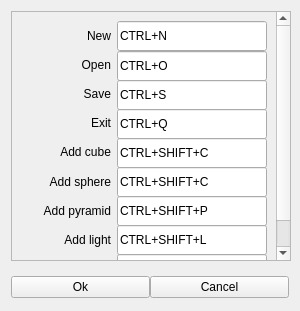
<?xml version="1.0" encoding="UTF-8"?>
<ui version="4.0">
 <class>shorcuts</class>
 <widget class="QWidget" name="shorcuts">
  <property name="geometry">
   <rect>
    <x>0</x>
    <y>0</y>
    <width>300</width>
    <height>311</height>
   </rect>
  </property>
  <property name="minimumSize">
   <size>
    <width>300</width>
    <height>311</height>
   </size>
  </property>
  <property name="maximumSize">
   <size>
    <width>300</width>
    <height>311</height>
   </size>
  </property>
  <property name="windowTitle">
   <string>Form</string>
  </property>
  <layout class="QVBoxLayout" name="verticalLayout_2">
   <item>
    <widget class="QScrollArea" name="scrollArea">
     <property name="minimumSize">
      <size>
       <width>280</width>
       <height>250</height>
      </size>
     </property>
     <property name="maximumSize">
      <size>
       <width>280</width>
       <height>250</height>
      </size>
     </property>
     <property name="frameShadow">
      <enum>QFrame::Sunken</enum>
     </property>
     <property name="horizontalScrollBarPolicy">
      <enum>Qt::ScrollBarAlwaysOff</enum>
     </property>
     <property name="widgetResizable">
      <bool>true</bool>
     </property>
     <widget class="QWidget" name="scrollAreaWidgetContents">
      <property name="geometry">
       <rect>
        <x>0</x>
        <y>0</y>
        <width>262</width>
        <height>280</height>
       </rect>
      </property>
      <property name="minimumSize">
       <size>
        <width>253</width>
        <height>280</height>
       </size>
      </property>
      <property name="maximumSize">
       <size>
        <width>265</width>
        <height>280</height>
       </size>
      </property>
      <layout class="QHBoxLayout" name="horizontalLayout">
       <item>
        <layout class="QVBoxLayout" name="verticalLayout">
         <property name="spacing">
          <number>0</number>
         </property>
         <property name="sizeConstraint">
          <enum>QLayout::SetDefaultConstraint</enum>
         </property>
         <item>
          <widget class="QLabel" name="label">
           <property name="minimumSize">
            <size>
             <width>0</width>
             <height>0</height>
            </size>
           </property>
           <property name="maximumSize">
            <size>
             <width>16777215</width>
             <height>30</height>
            </size>
           </property>
           <property name="text">
            <string>New</string>
           </property>
           <property name="alignment">
            <set>Qt::AlignRight|Qt::AlignTrailing|Qt::AlignVCenter</set>
           </property>
          </widget>
         </item>
         <item>
          <widget class="QLabel" name="label_2">
           <property name="maximumSize">
            <size>
             <width>16777215</width>
             <height>30</height>
            </size>
           </property>
           <property name="text">
            <string>Open</string>
           </property>
           <property name="alignment">
            <set>Qt::AlignRight|Qt::AlignTrailing|Qt::AlignVCenter</set>
           </property>
          </widget>
         </item>
         <item>
          <widget class="QLabel" name="label_3">
           <property name="maximumSize">
            <size>
             <width>16777215</width>
             <height>30</height>
            </size>
           </property>
           <property name="text">
            <string>Save</string>
           </property>
           <property name="alignment">
            <set>Qt::AlignRight|Qt::AlignTrailing|Qt::AlignVCenter</set>
           </property>
          </widget>
         </item>
         <item>
          <widget class="QLabel" name="label_4">
           <property name="maximumSize">
            <size>
             <width>16777215</width>
             <height>30</height>
            </size>
           </property>
           <property name="text">
            <string>Exit</string>
           </property>
           <property name="alignment">
            <set>Qt::AlignRight|Qt::AlignTrailing|Qt::AlignVCenter</set>
           </property>
          </widget>
         </item>
         <item>
          <widget class="QLabel" name="label_5">
           <property name="maximumSize">
            <size>
             <width>16777215</width>
             <height>30</height>
            </size>
           </property>
           <property name="text">
            <string>Add cube</string>
           </property>
           <property name="alignment">
            <set>Qt::AlignRight|Qt::AlignTrailing|Qt::AlignVCenter</set>
           </property>
          </widget>
         </item>
         <item>
          <widget class="QLabel" name="label_6">
           <property name="maximumSize">
            <size>
             <width>16777215</width>
             <height>30</height>
            </size>
           </property>
           <property name="text">
            <string>Add sphere</string>
           </property>
           <property name="alignment">
            <set>Qt::AlignRight|Qt::AlignTrailing|Qt::AlignVCenter</set>
           </property>
          </widget>
         </item>
         <item>
          <widget class="QLabel" name="label_7">
           <property name="maximumSize">
            <size>
             <width>16777215</width>
             <height>30</height>
            </size>
           </property>
           <property name="text">
            <string>Add pyramid</string>
           </property>
           <property name="alignment">
            <set>Qt::AlignRight|Qt::AlignTrailing|Qt::AlignVCenter</set>
           </property>
          </widget>
         </item>
         <item>
          <widget class="QLabel" name="label_8">
           <property name="maximumSize">
            <size>
             <width>16777215</width>
             <height>30</height>
            </size>
           </property>
           <property name="text">
            <string>Add light</string>
           </property>
           <property name="alignment">
            <set>Qt::AlignRight|Qt::AlignTrailing|Qt::AlignVCenter</set>
           </property>
          </widget>
         </item>
         <item>
          <widget class="QLabel" name="label_9">
           <property name="maximumSize">
            <size>
             <width>16777215</width>
             <height>30</height>
            </size>
           </property>
           <property name="text">
            <string>Add new</string>
           </property>
           <property name="alignment">
            <set>Qt::AlignRight|Qt::AlignTrailing|Qt::AlignVCenter</set>
           </property>
          </widget>
         </item>
        </layout>
       </item>
       <item>
        <layout class="QVBoxLayout" name="verticalLayout_4">
         <property name="spacing">
          <number>0</number>
         </property>
         <item>
          <widget class="QLineEdit" name="newLine">
           <property name="minimumSize">
            <size>
             <width>150</width>
             <height>30</height>
            </size>
           </property>
           <property name="maximumSize">
            <size>
             <width>150</width>
             <height>30</height>
            </size>
           </property>
           <property name="text">
            <string>CTRL+N</string>
           </property>
          </widget>
         </item>
         <item>
          <widget class="QLineEdit" name="openLine">
           <property name="minimumSize">
            <size>
             <width>150</width>
             <height>30</height>
            </size>
           </property>
           <property name="maximumSize">
            <size>
             <width>150</width>
             <height>30</height>
            </size>
           </property>
           <property name="text">
            <string>CTRL+O</string>
           </property>
          </widget>
         </item>
         <item>
          <widget class="QLineEdit" name="saveLine">
           <property name="minimumSize">
            <size>
             <width>150</width>
             <height>30</height>
            </size>
           </property>
           <property name="maximumSize">
            <size>
             <width>150</width>
             <height>30</height>
            </size>
           </property>
           <property name="text">
            <string>CTRL+S</string>
           </property>
          </widget>
         </item>
         <item>
          <widget class="QLineEdit" name="exitLine">
           <property name="minimumSize">
            <size>
             <width>150</width>
             <height>30</height>
            </size>
           </property>
           <property name="maximumSize">
            <size>
             <width>150</width>
             <height>30</height>
            </size>
           </property>
           <property name="text">
            <string>CTRL+Q</string>
           </property>
          </widget>
         </item>
         <item>
          <widget class="QLineEdit" name="cubeLine">
           <property name="minimumSize">
            <size>
             <width>150</width>
             <height>30</height>
            </size>
           </property>
           <property name="maximumSize">
            <size>
             <width>150</width>
             <height>30</height>
            </size>
           </property>
           <property name="text">
            <string>CTRL+SHIFT+C</string>
           </property>
          </widget>
         </item>
         <item>
          <widget class="QLineEdit" name="sphereLine">
           <property name="minimumSize">
            <size>
             <width>150</width>
             <height>30</height>
            </size>
           </property>
           <property name="maximumSize">
            <size>
             <width>150</width>
             <height>30</height>
            </size>
           </property>
           <property name="text">
            <string>CTRL+SHIFT+C</string>
           </property>
          </widget>
         </item>
         <item>
          <widget class="QLineEdit" name="pyramidLine">
           <property name="minimumSize">
            <size>
             <width>150</width>
             <height>30</height>
            </size>
           </property>
           <property name="maximumSize">
            <size>
             <width>150</width>
             <height>30</height>
            </size>
           </property>
           <property name="text">
            <string>CTRL+SHIFT+P</string>
           </property>
          </widget>
         </item>
         <item>
          <widget class="QLineEdit" name="lightLine">
           <property name="minimumSize">
            <size>
             <width>150</width>
             <height>30</height>
            </size>
           </property>
           <property name="maximumSize">
            <size>
             <width>150</width>
             <height>30</height>
            </size>
           </property>
           <property name="text">
            <string>CTRL+SHIFT+L</string>
           </property>
          </widget>
         </item>
         <item>
          <widget class="QLineEdit" name="addLine">
           <property name="minimumSize">
            <size>
             <width>150</width>
             <height>30</height>
            </size>
           </property>
           <property name="maximumSize">
            <size>
             <width>150</width>
             <height>30</height>
            </size>
           </property>
           <property name="text">
            <string>CTRL+SHIFT+N</string>
           </property>
          </widget>
         </item>
        </layout>
       </item>
      </layout>
     </widget>
    </widget>
   </item>
   <item>
    <layout class="QHBoxLayout" name="horizontalLayout_2">
     <property name="spacing">
      <number>0</number>
     </property>
     <property name="topMargin">
      <number>9</number>
     </property>
     <item>
      <widget class="QPushButton" name="OkButt">
       <property name="text">
        <string>Ok</string>
       </property>
      </widget>
     </item>
     <item>
      <widget class="QPushButton" name="CancelButt">
       <property name="text">
        <string>Cancel</string>
       </property>
      </widget>
     </item>
    </layout>
   </item>
  </layout>
 </widget>
 <resources/>
 <connections/>
</ui>
